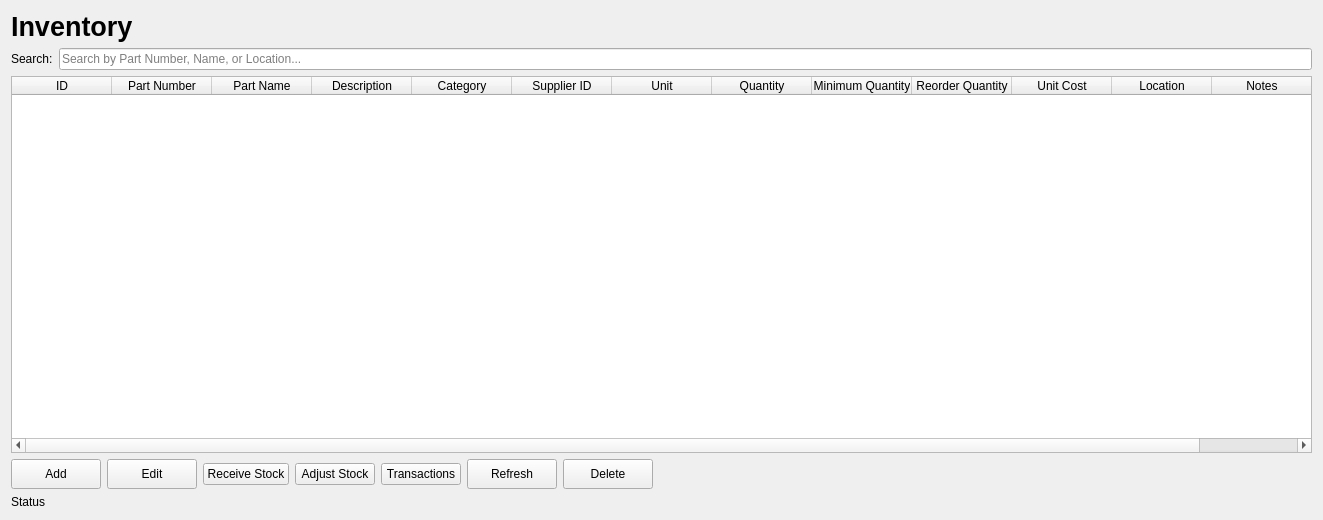
<?xml version="1.0" encoding="UTF-8"?>
<ui version="4.0">
 <class>InventoryPage</class>
 <widget class="QWidget" name="InventoryPage">
  <property name="geometry">
   <rect>
    <x>0</x>
    <y>0</y>
    <width>1323</width>
    <height>520</height>
   </rect>
  </property>
  <property name="windowTitle">
   <string>Inventory Page</string>
  </property>
  <layout class="QVBoxLayout" name="verticalLayout">
   <item>
    <widget class="QLabel" name="lblTitle">
     <property name="font">
      <font>
       <pointsize>20</pointsize>
       <bold>true</bold>
      </font>
     </property>
     <property name="text">
      <string>Inventory</string>
     </property>
    </widget>
   </item>
   <item>
    <layout class="QHBoxLayout" name="horizontalLayout">
     <item>
      <widget class="QLabel" name="lblSearch">
       <property name="text">
        <string>Search:</string>
       </property>
      </widget>
     </item>
     <item>
      <widget class="QLineEdit" name="txtSearch">
       <property name="placeholderText">
        <string>Search by Part Number, Name, or Location...</string>
       </property>
      </widget>
     </item>
    </layout>
   </item>
   <item>
    <widget class="QTableWidget" name="tblInventory">
     <property name="alternatingRowColors">
      <bool>true</bool>
     </property>
     <property name="wordWrap">
      <bool>false</bool>
     </property>
     <attribute name="verticalHeaderHighlightSections">
      <bool>false</bool>
     </attribute>
     <column>
      <property name="text">
       <string>ID</string>
      </property>
     </column>
     <column>
      <property name="text">
       <string>Part Number</string>
      </property>
     </column>
     <column>
      <property name="text">
       <string>Part Name</string>
      </property>
     </column>
     <column>
      <property name="text">
       <string>Description</string>
      </property>
     </column>
     <column>
      <property name="text">
       <string>Category</string>
      </property>
     </column>
     <column>
      <property name="text">
       <string>Supplier ID</string>
      </property>
     </column>
     <column>
      <property name="text">
       <string>Unit</string>
      </property>
     </column>
     <column>
      <property name="text">
       <string>Quantity</string>
      </property>
     </column>
     <column>
      <property name="text">
       <string>Minimum Quantity</string>
      </property>
     </column>
     <column>
      <property name="text">
       <string>Reorder Quantity</string>
      </property>
     </column>
     <column>
      <property name="text">
       <string>Unit Cost</string>
      </property>
     </column>
     <column>
      <property name="text">
       <string>Location</string>
      </property>
     </column>
     <column>
      <property name="text">
       <string>Notes</string>
      </property>
     </column>
    </widget>
   </item>
   <item>
    <layout class="QHBoxLayout" name="horizontalLayout_2">
     <item>
      <widget class="QPushButton" name="btnAdd">
       <property name="minimumSize">
        <size>
         <width>90</width>
         <height>30</height>
        </size>
       </property>
       <property name="text">
        <string>Add</string>
       </property>
       <property name="checkable">
        <bool>false</bool>
       </property>
      </widget>
     </item>
     <item>
      <widget class="QPushButton" name="btnEdit">
       <property name="minimumSize">
        <size>
         <width>90</width>
         <height>30</height>
        </size>
       </property>
       <property name="text">
        <string>Edit</string>
       </property>
      </widget>
     </item>
     <item>
      <widget class="QPushButton" name="btnReceiveStock">
       <property name="text">
        <string>Receive Stock</string>
       </property>
      </widget>
     </item>
     <item>
      <widget class="QPushButton" name="btnAdjustStock">
       <property name="text">
        <string>Adjust Stock</string>
       </property>
      </widget>
     </item>
     <item>
      <widget class="QPushButton" name="btnTransactions">
       <property name="text">
        <string>Transactions</string>
       </property>
      </widget>
     </item>
     <item>
      <widget class="QPushButton" name="btnRefresh">
       <property name="minimumSize">
        <size>
         <width>90</width>
         <height>30</height>
        </size>
       </property>
       <property name="text">
        <string>Refresh</string>
       </property>
       <property name="checkable">
        <bool>false</bool>
       </property>
      </widget>
     </item>
     <item>
      <widget class="QPushButton" name="btnDelete">
       <property name="minimumSize">
        <size>
         <width>90</width>
         <height>30</height>
        </size>
       </property>
       <property name="text">
        <string>Delete</string>
       </property>
       <property name="checkable">
        <bool>false</bool>
       </property>
      </widget>
     </item>
     <item>
      <spacer name="horizontalSpacer_2">
       <property name="orientation">
        <enum>Qt::Orientation::Horizontal</enum>
       </property>
       <property name="sizeHint" stdset="0">
        <size>
         <width>40</width>
         <height>20</height>
        </size>
       </property>
      </spacer>
     </item>
    </layout>
   </item>
   <item>
    <widget class="QLabel" name="lblStatus">
     <property name="text">
      <string>Status</string>
     </property>
    </widget>
   </item>
  </layout>
 </widget>
 <resources/>
 <connections/>
</ui>
